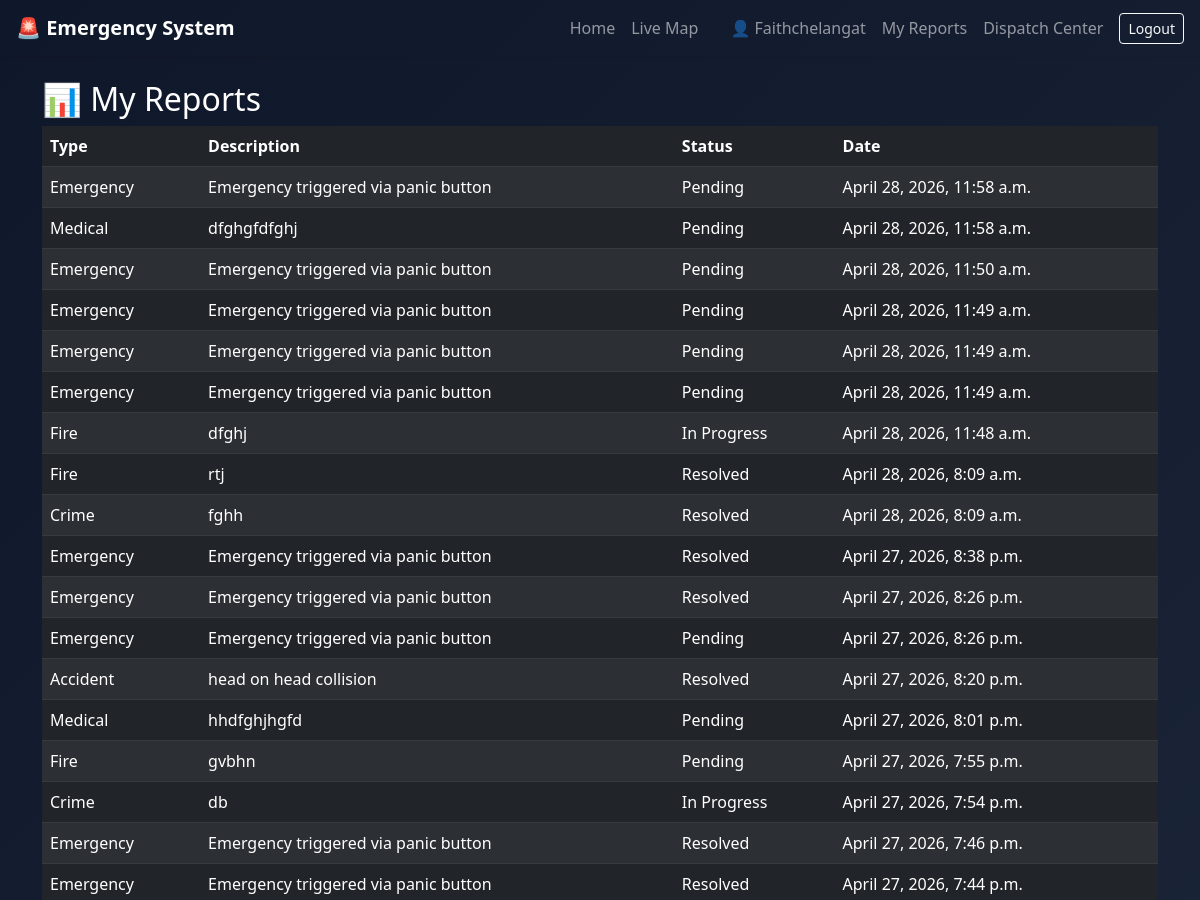
/dashboard/ (signed in, upper part), run on an earlier commit of the app's database.
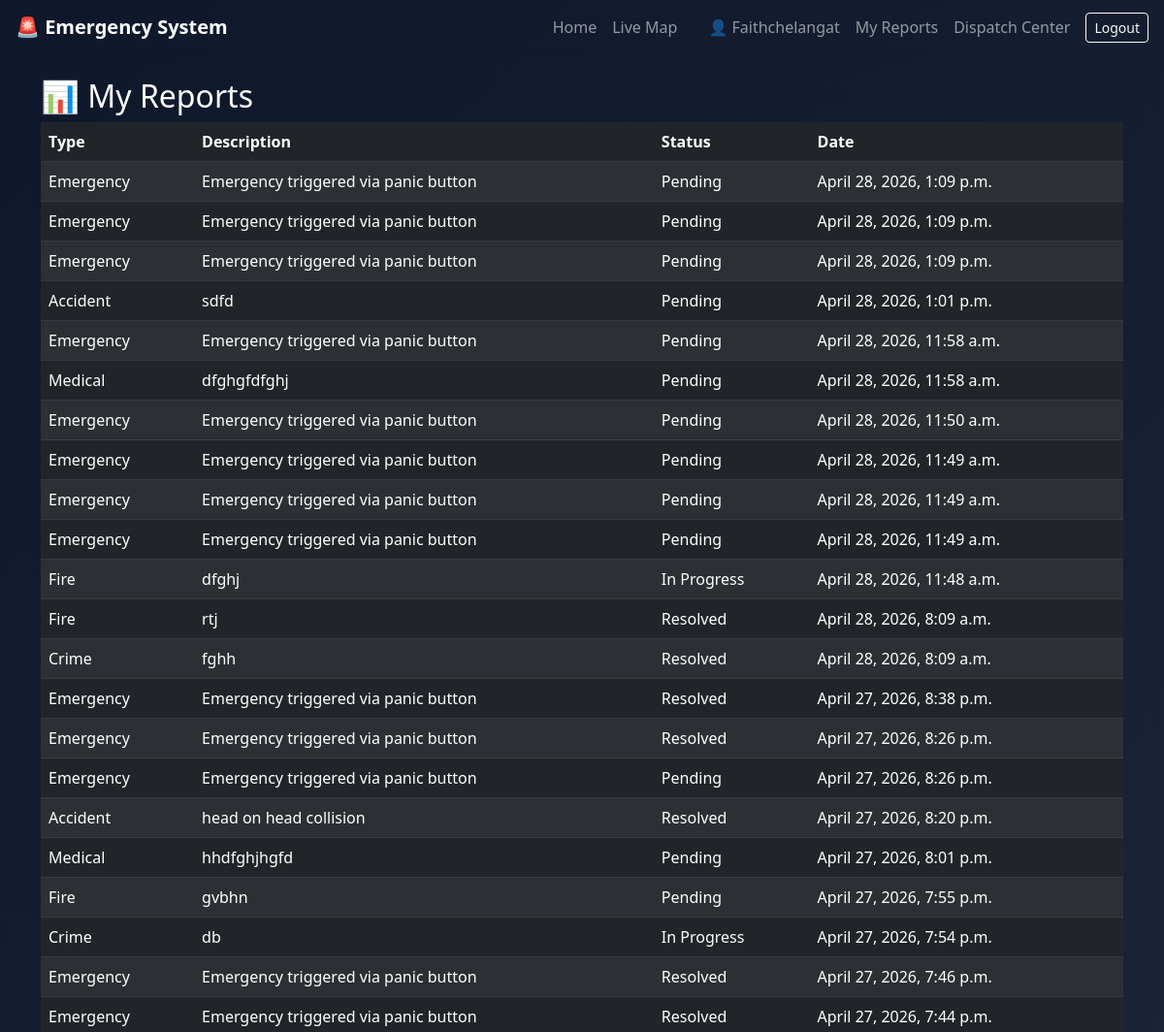
And on a later commit of the database.
### myapp/models.py (models this page shows, shortened)
class Incident(models.Model):
    INCIDENT_TYPES = [
        ('fire', 'Fire'),
        ('accident', 'Accident'),
        ('crime', 'Crime'),
        ('medical', 'Medical'),
        ('emergency', 'Emergency'),
    ]
    STATUS_CHOICES = [
        ('Pending', 'Pending'),
        ('In Progress', 'In Progress'),
        ('Resolved', 'Resolved'),
    ]
    user = models.ForeignKey(User, on_delete=models.CASCADE, null=True, blank=True)
    incident_type = models.CharField(max_length=20, choices=INCIDENT_TYPES)
    description = models.TextField()
    latitude = models.FloatField()
    longitude = models.FloatField()
    status = models.CharField(
        max_length=20,
        choices=STATUS_CHOICES,
        default='Pending'
    )
    time = models.DateTimeField(default=timezone.now)
    created_at = models.DateTimeField(auto_now_add=True)
    bool = models.BooleanField(default=False)

### myapp/views.py (the view)
# urls.py: path('dashboard/', views.dashboard, name='dashboard'),
@login_required
def dashboard(request):
    incidents = Incident.objects.filter(user=request.user).order_by('-created_at')
    return render(request, 'dashboard.html', {
        'incidents': incidents
    })

### myapp/templates/dashboard.html
{% extends 'base.html' %}
{% block content %}
<div class="section-box">
    <h2>📊 My Reports</h2>
    {% if incidents %}
        <table class="table table-dark table-striped">
            <thead>
                <tr>
                    <th>Type</th>
                    <th>Description</th>
                    <th>Status</th>
                    <th>Date</th>
                </tr>
            </thead>
            <tbody>
                {% for incident in incidents %}
                <tr>
                    <td>{{ incident.incident_type|title }}</td>
                    <td>{{ incident.description }}</td>
                    <td>{{ incident.status }}</td>
                    <td>{{ incident.created_at }}</td>
                </tr>
                {% endfor %}
            </tbody>
        </table>
    {% else %}
        <p>No reports yet.</p>
    {% endif %}
</div>
{% endblock %}

### myapp/templates/base.html (shortened to what this page needs)
{% load static %}
<!DOCTYPE html>
<html lang="en">
<head>
    <link href="https://cdn.jsdelivr.net/npm/bootstrap@5.3.0/dist/css/bootstrap.min.css" rel="stylesheet">
    <link rel="stylesheet" href="{% static 'css/style.css' %}">
    <link rel="stylesheet" href="https://unpkg.com/leaflet/dist/leaflet.css" />
</head>
<body>
<nav class="navbar navbar-expand-lg navbar-dark shadow-sm px-3">
    <a class="navbar-brand fw-bold" href="/">
        🚨 Emergency System
    </a>
    <div class="collapse navbar-collapse" id="navMenu">
        <ul class="navbar-nav ms-auto align-items-center">
            <li class="nav-item">
                <a class="nav-link" href="/">Home</a>
            </li>
            <li class="nav-item">
                <a class="nav-link" href="/map/">Live Map</a>
            </li>
            {% if user.is_authenticated %}
                <li class="nav-item ms-3">
                    <span class="nav-link">👤 {{ user.username }}</span>
                </li>
                <li class="nav-item">
                    <a class="nav-link" href="{% url 'dashboard' %}">My Reports</a>
                </li>
                <li class="nav-item">
                    <a class="nav-link" href="{% url 'dispatcher' %}">Dispatch Center</a>
                </li>
                <li class="nav-item ms-2">
                    <form action="{% url 'logout' %}" method="post">
                        <button class="btn btn-outline-light btn-sm">
                            Logout
                        </button>
                    </form>
                </li>
            {% else %}
                <li class="nav-item ms-2">
                    <a class="nav-link" href="{% url 'login' %}">Login</a>
                </li>
            {% endif %}
        </ul>
    </div>
</nav>
<div class="container mt-4">
    {% block content %}
    {% endblock %}
</div>
</body>
</html>

### myapp/static/css/style.css (style rules this page uses)
body { background: linear-gradient(135deg, #0f172a, #1e293b); color: white; font-family: "Segoe UI", sans-serif; }

What changed in the data, as far as the page shows it:
added Incident: incident_type "Emergency", description "Emergency triggered via panic button", status "Pending", created_at "April 28, 2026, 1:09 p.m."
added Incident: incident_type "Emergency", description "Emergency triggered via panic button", status "Pending", created_at "April 28, 2026, 1:09 p.m."
added Incident: incident_type "Emergency", description "Emergency triggered via panic button", status "Pending", created_at "April 28, 2026, 1:09 p.m."
added Incident: incident_type "Accident", description "sdfd", status "Pending", created_at "April 28, 2026, 1:01 p.m."
